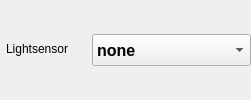
            <widget class="QWidget" name="horizontalWidget" native="true">
             <property name="sizePolicy">
              <sizepolicy hsizetype="Expanding" vsizetype="Fixed">
               <horstretch>0</horstretch>
               <verstretch>0</verstretch>
              </sizepolicy>
             </property>
             <layout class="QHBoxLayout" name="horizontalLayout_35">
              <property name="leftMargin">
               <number>0</number>
              </property>
              <property name="topMargin">
               <number>0</number>
              </property>
              <property name="rightMargin">
               <number>0</number>
              </property>
              <property name="bottomMargin">
               <number>0</number>
              </property>
              <item>
               <widget class="QWidget" name="formWidget" native="true">
                <property name="sizePolicy">
                 <sizepolicy hsizetype="Expanding" vsizetype="Fixed">
                  <horstretch>0</horstretch>
                  <verstretch>0</verstretch>
                 </sizepolicy>
                </property>
                <layout class="QFormLayout" name="formLayout_34">
                 <property name="leftMargin">
                  <number>0</number>
                 </property>
                 <property name="topMargin">
                  <number>0</number>
                 </property>
                 <property name="rightMargin">
                  <number>0</number>
                 </property>
                 <property name="bottomMargin">
                  <number>0</number>
                 </property>
                </layout>
               </widget>
              </item>
              <item>
               <widget class="QWidget" name="formWidget_2" native="true">
                <property name="sizePolicy">
                 <sizepolicy hsizetype="Expanding" vsizetype="Fixed">
                  <horstretch>0</horstretch>
                  <verstretch>0</verstretch>
                 </sizepolicy>
                </property>
                <layout class="QFormLayout" name="formLayout_35">
                 <property name="leftMargin">
                  <number>0</number>
                 </property>
                 <property name="topMargin">
                  <number>0</number>
                 </property>
                 <property name="rightMargin">
                  <number>0</number>
                 </property>
                 <property name="bottomMargin">
                  <number>0</number>
                 </property>
                 <item row="0" column="1">
                  <widget class="QComboBox" name="comboBoxLS">
                   <property name="sizePolicy">
                    <sizepolicy hsizetype="Expanding" vsizetype="Fixed">
                     <horstretch>0</horstretch>
                     <verstretch>0</verstretch>
                    </sizepolicy>
                   </property>
                   <property name="minimumSize">
                    <size>
                     <width>0</width>
                     <height>32</height>
                    </size>
                   </property>
                   <property name="maximumSize">
                    <size>
                     <width>16777215</width>
                     <height>32</height>
                    </size>
                   </property>
                   <property name="font">
                    <font>
                     <pointsize>12</pointsize>
                     <weight>75</weight>
                     <bold>true</bold>
                    </font>
                   </property>
                   <property name="styleSheet">
                    <string notr="true">QScrollBar { 
	width: 40px;
	background-color: rgba(85, 87, 83, 0.7);
}
QComboBox::item {
	padding-top: 6px;
	padding-bottom: 6px;
	height: 32px;
	min-height: 32px;
}
QComboBox::item:selected {
	background-color: rgb(78, 154, 6);
	padding-top: 6px;
	padding-bottom: 6px;
	height: 32px;
	min-height: 32px;
}</string>
                   </property>
                   <item>
                    <property name="text">
                     <string>none</string>
                    </property>
                   </item>
                   <item>
                    <property name="text">
                     <string>enabled (tsl2561)</string>
                    </property>
                   </item>
                  </widget>
                 </item>
                 <item row="0" column="0">
                  <widget class="QLabel" name="labelHardwareLS">
                   <property name="sizePolicy">
                    <sizepolicy hsizetype="Fixed" vsizetype="Fixed">
                     <horstretch>0</horstretch>
                     <verstretch>0</verstretch>
                    </sizepolicy>
                   </property>
                   <property name="minimumSize">
                    <size>
                     <width>80</width>
                     <height>30</height>
                    </size>
                   </property>
                   <property name="maximumSize">
                    <size>
                     <width>80</width>
                     <height>30</height>
                    </size>
                   </property>
                   <property name="text">
                    <string>Lightsensor</string>
                   </property>
                  </widget>
                 </item>
                </layout>
               </widget>
              </item>
             </layout>
            </widget>
